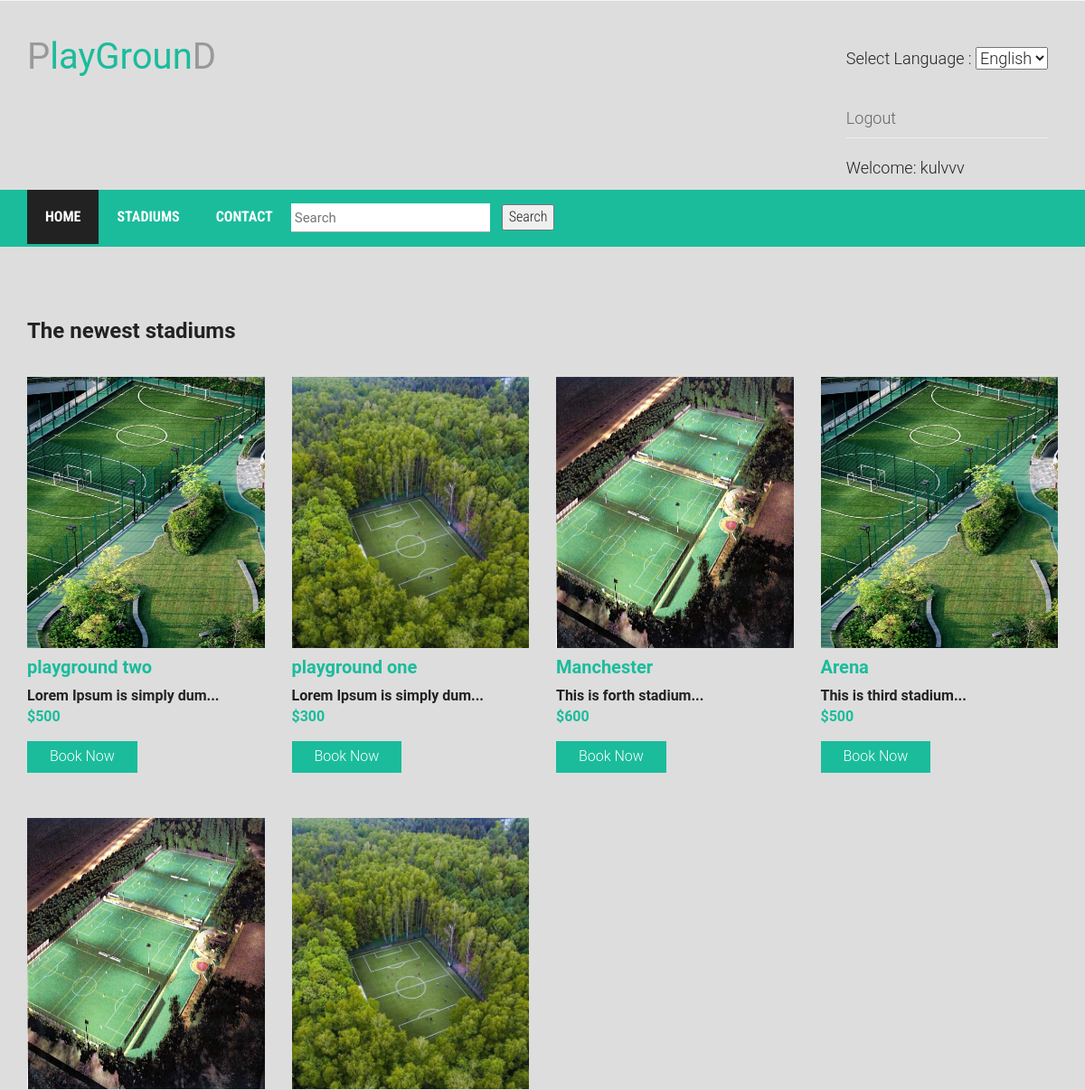
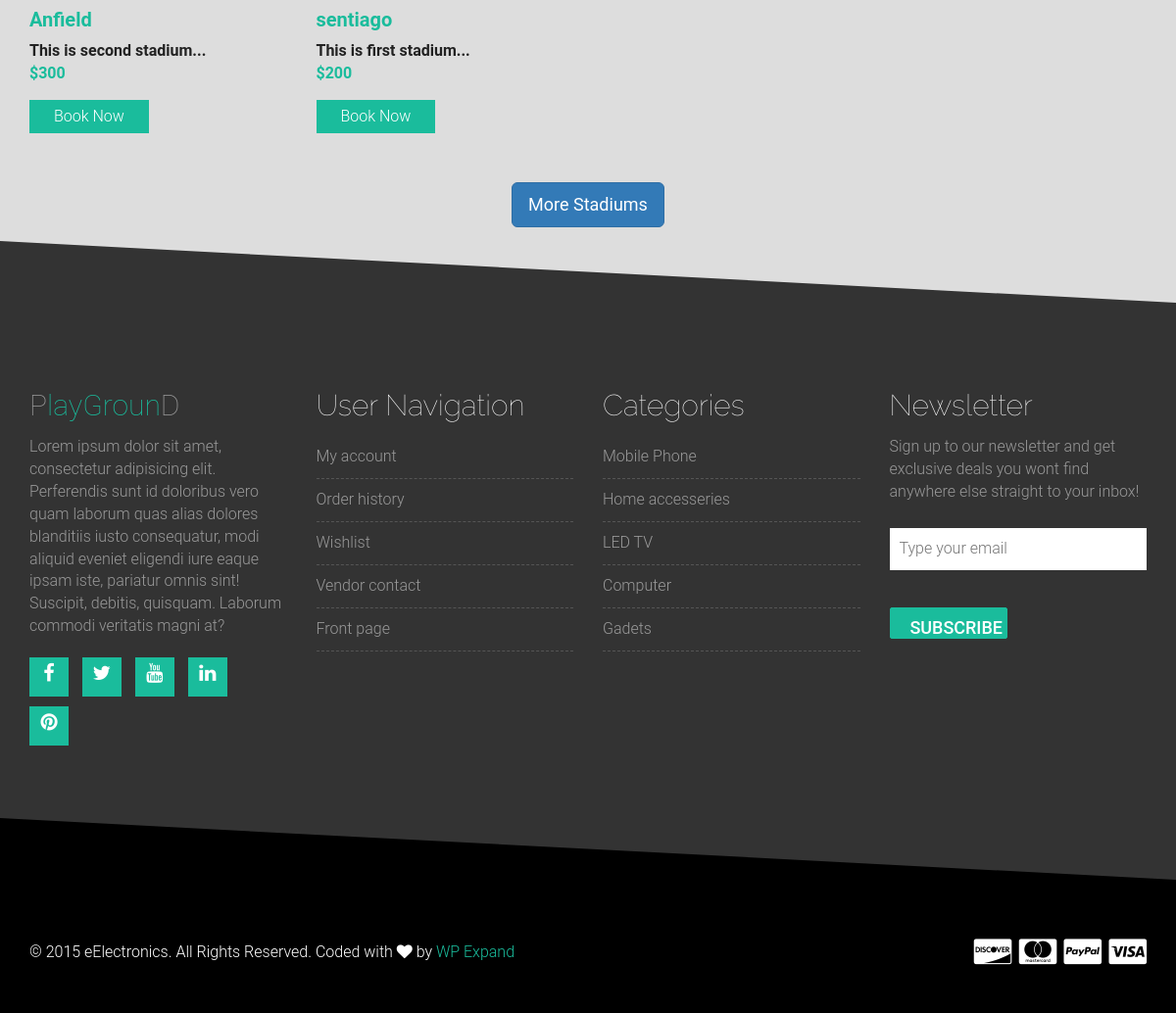
/home.php (signed in), run on the app's committed database (2 pictures, top to bottom).
### tables this page shows
CREATE TABLE `products` (
  `id` int(11) NOT NULL,
  `name` varchar(255) DEFAULT NULL,
  `slug` varchar(255) NOT NULL,
  `short_description` text NOT NULL,
  `description` text NOT NULL,
  `image` varchar(255) NOT NULL,
  `regular_price` decimal(10,0) NOT NULL,
  `sale_price` decimal(10,0) DEFAULT NULL,
  `numberofperson` int(11) NOT NULL
);

### home.php (the view, shortened to what this page needs)
<?php
    include "db.php";
	include "init.php";
?>
<?php
if (isset($_SESSION["username"])) {
    $username = $_SESSION["username"];
} else {
    session_unset();
    session_write_close();
    $url = "./index.php";
    header("Location: $url");
}
?>
<head>
    <link rel="stylesheet" href="https://maxcdn.bootstrapcdn.com/bootstrap/3.2.0/css/bootstrap.min.css">
    <link rel="stylesheet" href="http://maxcdn.bootstrapcdn.com/font-awesome/4.3.0/css/font-awesome.min.css">
    <link rel="stylesheet" href="layouts/css/owl.carousel.css">
    <link rel="stylesheet" href="layouts/style.css">
    <link rel="stylesheet" href="layouts/css/responsive.css">
</head>
</body>
    <div class="site-branding-area">
        <div class="container">
            <div class="row">
                <div class="col-sm-6">
                    <div class="logo">
                        <h1><a href="home.php">P<span>layGroun</span>D</a></h1>
                    </div>
                </div>
                <div class="col-sm-6">
                    <div class="shopping-item">
                    <div class="phppot-container">
                    <form method='get' action='' id='form_lang' > <?=_SELECT_LANGUAGE ?> <select name='lang' onchange='changeLang();' >
                             <option value='en' <?php if(isset($_SESSION['lang']) && $_SESSION['lang'] == 'en'){ echo "selected"; } ?> >English</option>
                        </select>
                    </form>
                        <div class="page-header">
                            <span class="login-signup"><a href="logout.php"><?=_LOGOUT?></a></span>
                        </div>
		                    <div class="page-content"><?=_WELCOME?> <?php echo $username;?></div>
                    </div>
                    </div>
                </div>
            </div>
        </div>
    </div>
    <div class="mainmenu-area">
        <div class="container">
            <div class="row">
                <div class="navbar-collapse collapse">
                    <ul class="nav navbar-nav">
                        <li class="active"><a href="home.php"><?= _HOME ?></a></li>
                        <li><a href="stadiums.php"><?=_STADIUMS?></a></li>
                        <li><a href="#"><?=_CONTACT?></a></li>
                        <li >
                            <form action="stadiums.php" method="GET">
                                <div class="row">
                                    <div class="col-md-4">
                                        <input type="text" name="search" placeholder=<?=_SEARCH_TEXT?> style="margin: 15px 0 0 0;">
                                    </div>
                                    <div class="col-md-4">
                                        <button style="margin: 16px 0 0 90px;"><?=_SEARCH_ICON?></button>
                                    </div>
                                </div>
                            </form>
                        </li>
                    </ul>
                </div>
            </div>
        </div>
    </div>
<div class="single-product-area">
    <div class="zigzag-bottom"></div>
    <div class="container">
        <div class="row">
            <div class="col-md-12">
                <h3>The newest stadiums</h3><br>
            </div>
        <?php
            $sql = "SELECT * FROM products ORDER BY id DESC LIMIT 12";
            $result = mysqli_query($conn, $sql);
            if (mysqli_num_rows($result) > 0) {
                while($row = mysqli_fetch_assoc($result)) {
                    ?>
                        <div class="col-md-3 col-sm-6">
                            <div class="single-shop-product">
                                <div class="product-upper">
                                    <a href="product.php?stadium=<?php echo $row['slug']; ?>">
                                    <img src="layouts/img/<?php echo $row['image']; ?>" alt="" style="width: 100%; height: 300px !important;">
                                    </a>
                                </div>
                                <h2><a href=""><?php echo $row['name'] ?></a></h2>
                                <span style="font-weight: bold;"><?php echo substr($row['short_description'], 0, 25) ?>...</span>
                                <div class="product-carousel-price">
                                    <ins>$<?php echo $row['regular_price']  ?></ins>
                                </div>
                                <div class="product-option-shop">
                                    <a class="add_to_cart_button" href="booking.php?stadium=<?php echo $row['slug'] ?>">
                                        Book Now
                                    </a>
                                </div>
                            </div>
                        </div>
                   <?php
                }
            } else {
                echo "Not Found Stadiums";
            }
        ?>
            <div class="col-md-12">
                <center>
                    <a href="stadiums.php" class="btn btn-primary btn-lg">More Stadiums</a>
                </center>
            </div>
        </div>
    </div>
</div>
<?php include $templateRoute . "footer.php";  ?>
</body>

### layouts/style.css (style rules this page uses)
img { max-width: 100%; height: auto; }
h1, h2, h3, h4, h5, h6 { font-weight: 700; margin: 0 0 15px; }
.mainmenu-area { background: none repeat scroll 0 0 #1abc9c; font-family: "Roboto Condensed",sans-serif; text-transform: uppercase; width: 100%; z-index: 999; }
.logo h1 { font-size: 40px; margin: 40px 0;font-weight: 400; }
.logo h1 a { color: #999; }
.logo h1 a span { color: #1abc9c; }
.shopping-item { border: 1px solid #ddd; float: right; font-size: 18px; margin-top: 40px; padding: 10px; position: relative; }
.shopping-item a { color: #666; }
.mainmenu-area ul.navbar-nav li a { color: #fff; font-size: 16px; font-weight: 700; padding: 20px; }
.mainmenu-area ul.navbar-nav li:hover a, .mainmenu-area ul.navbar-nav li.active a { background: #222 }
.slider-area, .promo-area, .brands-area, .maincontent-area, .footer-top-area, .product-widget-area, .product-breadcroumb-area, .single-product-area { position: relative;overflow: hidden }
.zigzag-bottom { background: none repeat scroll 0 0 #1abc9c; bottom: -80px; height: 165px; left: -5%; position: absolute; transform: rotate(3deg); width: 108%; z-index: 9; }
.product-carousel-price ins { color: #1abc9c; font-weight: 700; margin-right: 5px; text-decoration: none; }
a { color: #1abc9c }
.single-product-area .zigzag-bottom { background-color: #333333 }
.single-product-area { padding: 80px 0 130px; }
input[type="text"], input[type="password"], input[type="email"], textarea { border: 1px solid #ddd; padding: 10px; }
.add_to_cart_button { background: none repeat scroll 0 0 #1abc9c; border: medium none; color: #fff; padding: 6px 25px;display: inline-block }
.single-shop-product h2 { font-size: 20px; margin: 10px 0; }
.product-option-shop { margin-top: 15px; }
.single-shop-product { margin-bottom: 50px }
h1 { margin: 0 0 20px 0; font-weight: 300; font-size: 28px; }
input[type="text"], input[type="password"] { display: block; box-sizing: border-box; margin-bottom: 20px; padding: 4px; width: 220px; height: 32px; border: none; border-bottom: 1px solid #AAA; font-family: 'Roboto', sans-serif; font-weight: 400; font-size: 15px; transition: 0.2s ease; }

### data on the page
products: image (picture), name "playground two", short_description "Lorem Ipsum is simply dum", regular_price "500"
products: image (picture), name "playground one", short_description "Lorem Ipsum is simply dum", regular_price "300"
products: image (picture), name "Manchester", short_description "This is forth stadium", regular_price "600"
products: image (picture), name "Arena", short_description "This is third stadium", regular_price "500"
products: image (picture), name "Anfield", short_description "This is second stadium", regular_price "300"
products: image (picture), name "sentiago", short_description "This is first stadium", regular_price "200"

### other printed values
_SELECT_LANGUAGE "Select Language :"
_LOGOUT "Logout"
_WELCOME "Welcome:"
$username "kulvvv"
_HOME "HOME"
_STADIUMS "STADIUMS"
_CONTACT "CONTACT"
_SEARCH_ICON "Search"
